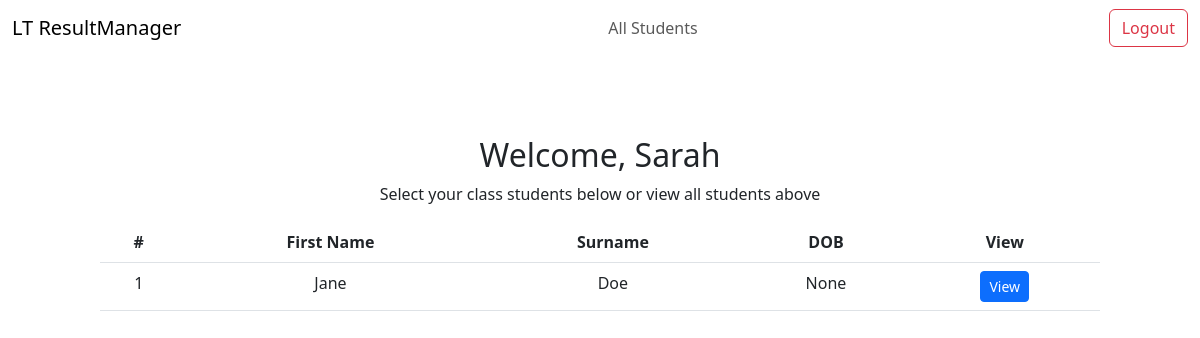
The page /teachers/home (signed in) on the database as committed earlier.
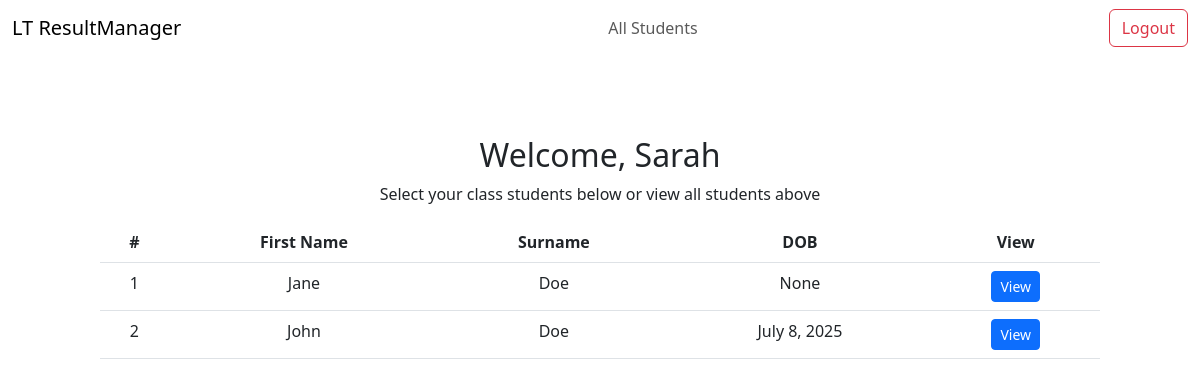
The same page on the database as committed later.
### main/models.py (models this page shows, shortened)
class Student(models.Model):
    first_name = models.CharField(max_length=50)
    surname = models.CharField(max_length=50)
    dob = models.DateField(blank=True, null=True)
    grade = models.CharField(max_length=10, choices=GRADE_CHOICES)
    class_teacher = models.ForeignKey(
        "Teacher", on_delete=models.SET_NULL, null=True, related_name='class_students')
    subjects = models.ManyToManyField(
        "Subject", related_name='subject_students', blank=True)
    profile_pic = models.ImageField(
        upload_to='student_pics/', blank=True, null=True)

### main/views.py (the view)
# urls.py: path("teachers/home", views.teacher_home, name="teacher_home"),
@login_required
def teacher_home(request):
    try:
        teacher = Teacher.objects.get(user=request.user)
        students = Student.objects.filter(class_teacher=teacher)
    except Teacher.DoesNotExist:
        students = []
    return render(request, 'main/teacher_home.html', {
        'students': students
    })

### main/templates/main/teacher_home.html (shortened to what this page needs)
{% extends 'main/base.html' %}
{% block content %}
<div style="margin-top: 80px; text-align: center;">
  <h2>Welcome, {{ request.user.username }}</h2>
  <p>Select your class students below or view all students above</p>
  {% if students %}
  <div class="table-container">
    <div class="table-responsive">
      <table class="table student-table">
        <thead class="bg-dark text-white">
          <tr>
            <th>#</th>
            <th>First Name</th>
            <th>Surname</th>
            <th>DOB</th>
            <th>View</th>
          </tr>
        </thead>
        <tbody>
          {% for student in students %}
          <tr class="d-none d-md-table-row">
            <td>{{ forloop.counter }}</td>
            <td>{{ student.first_name }}</td>
            <td>{{ student.surname }}</td>
            <td>{{ student.dob }}</td>
            <td><a href="{% url 'student' student.id %}" class="btn btn-sm btn-primary">View</a></td>
          </tr>
          {% endfor %}
        </tbody>
      </table>
    </div>
  </div>
  {% else %}
  <p>You don’t have any students assigned to your class.</p>
  {% endif %}
</div>
{% endblock %}

Rows that differ between the two databases and show on the page:
added Student: first_name "John", surname "Doe", dob "July 8, 2025"
